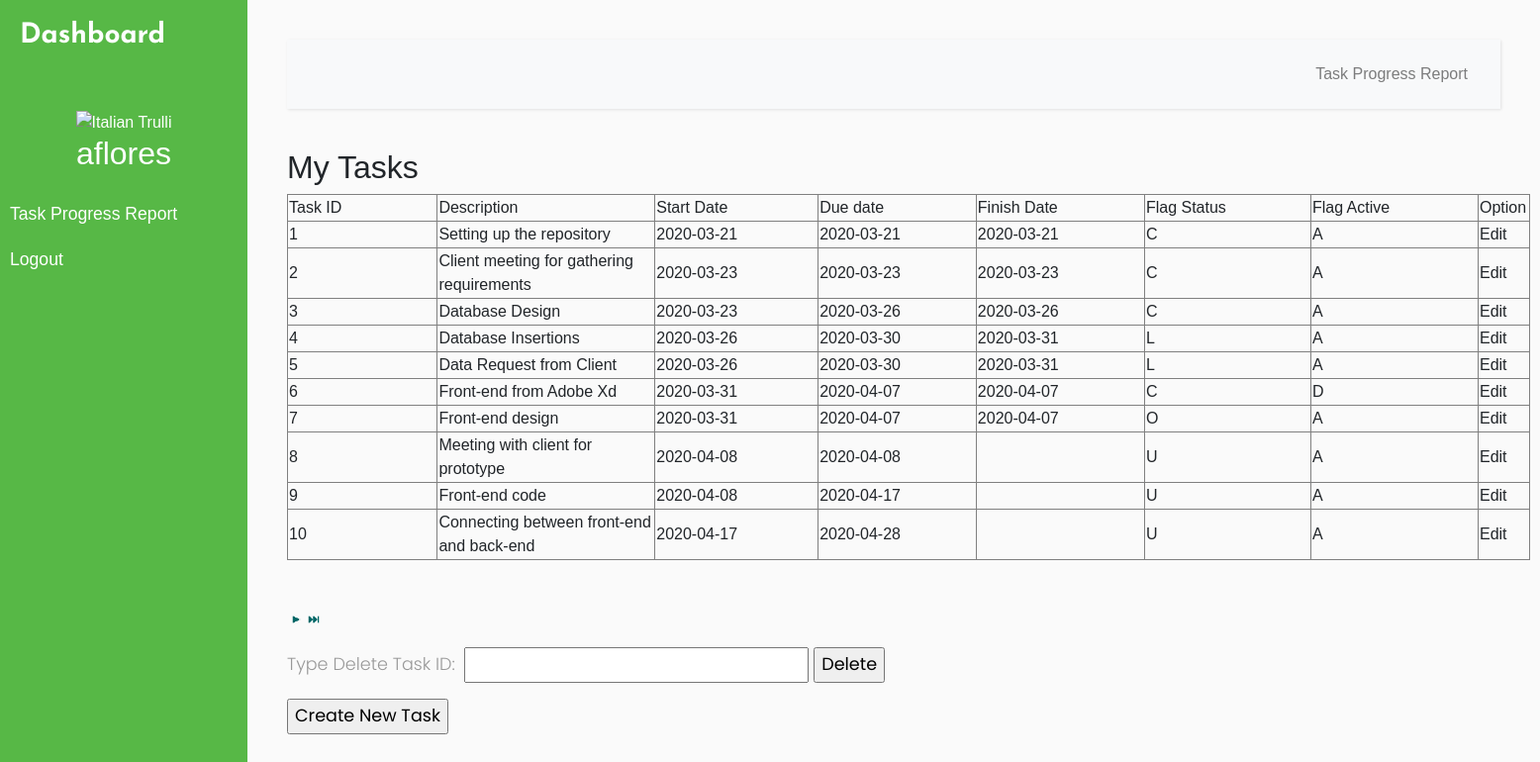
Screenshot of /task.php (signed in) with the database file from the repository.
### tables this page shows
CREATE TABLE USER_LOGIN(
	Username varchar(15) PRIMARY KEY NOT NULL,
    ClientID int(6),
    EmployeeID int(6),
    PasswordHash BINARY(20) NOT NULL,
    Salt BINARY(20) NOT NULL,
    FOREIGN KEY (ClientID) REFERENCES client(ClientID),
    FOREIGN KEY (EmployeeID) REFERENCES employee(EmployeeID)
);

CREATE TABLE MENU(
	MenuID int(6) PRIMARY KEY AUTO_INCREMENT,
    MenuName varchar(30) NOT NULL,
    url varchar(50)
);

CREATE TABLE TASK(
	TaskID int(6) PRIMARY KEY NOT NULL AUTO_INCREMENT,
    Description varchar(255),
    StartDate date,
    DueDate date,
    FinishDate date,
    FlagStatus varchar(1),
    FlagActive varchar(1)
);

### Module/Login/session.php (called while the page is built, shortened)
<?php
$user_check=$_SESSION['login_user'];
$ses_sql=mysqli_query($conn,"SELECT Username, EmployeeName FROM `USER_LOGIN` a INNER JOIN `EMPLOYEE` b ON a.EmployeeID = b.EmployeeID AND Username = '".$user_check."'");
$row = mysqli_fetch_assoc($ses_sql);
$login_session = $row['Username'];
if(!isset($login_session)){
    $ses_sql=mysqli_query($conn,"SELECT Username, ClientName FROM `USER_LOGIN` a INNER JOIN `CLIENT` b ON a.ClientID = b.ClientID AND Username = '".$user_check."'");
    $row = mysqli_fetch_assoc($ses_sql);
    $login_session = $row['Username'];
}
?>

### task.php (the view, shortened to what this page needs)
<?php require_once('Connections/remotesql.php'); ?>
<?php
$currentPage = $_SERVER["PHP_SELF"];
$maxRows_TaskRecordset = 10;
$pageNum_TaskRecordset = 0;
$startRow_TaskRecordset = $pageNum_TaskRecordset * $maxRows_TaskRecordset;
$query_TaskRecordset = "SELECT * FROM TASK";
$query_limit_TaskRecordset = sprintf("%s LIMIT %d, %d", $query_TaskRecordset, $startRow_TaskRecordset, $maxRows_TaskRecordset);
$TaskRecordset = mysql_query($query_limit_TaskRecordset, $remotesql) or die(mysql_error());
$row_TaskRecordset = mysql_fetch_assoc($TaskRecordset);
if (isset($_GET['totalRows_TaskRecordset'])) {
  $totalRows_TaskRecordset = $_GET['totalRows_TaskRecordset'];
} else {
  $all_TaskRecordset = mysql_query($query_TaskRecordset);
  $totalRows_TaskRecordset = mysql_num_rows($all_TaskRecordset);
}
$totalPages_TaskRecordset = ceil($totalRows_TaskRecordset/$maxRows_TaskRecordset)-1;
$queryString_TaskRecordset = "";
$queryString_TaskRecordset = sprintf("&totalRows_TaskRecordset=%d%s", $totalRows_TaskRecordset, $queryString_TaskRecordset);
?>
<?php include 'Source/connect.php';?>
<?php include('Module/Login/session.php'); ?>
<!DOCTYPE html>
<html>
<head>
    <link rel="stylesheet" href="https://stackpath.bootstrapcdn.com/bootstrap/4.1.0/css/bootstrap.min.css">
    <link rel="stylesheet" href="style2.css">
    <link rel="stylesheet" href="https://cdnjs.cloudflare.com/ajax/libs/malihu-custom-scrollbar-plugin/3.1.5/jquery.mCustomScrollbar.min.css">
</head>
<body>
    <div class="wrapper">
        <nav id="sidebar">
            <div class="sidebar-header">
                <h3 >Dashboard</h3>
            </div>
            <ul class="list-unstyled components">
                <div class="nav-image">
                <img src="https://avatar-management--avatars.us-west-2.prod.public.atl-paas.net/default-avatar.png" alt="Italian Trulli">
                <h2><? echo $login_session?></h2>
                </div>
                <? $sql_menu = "SELECT MENU.MenuName, MENU.url FROM MENU, ASSIGNED_MENU WHERE MENU.MenuID = ASSIGNED_MENU.MenuID AND ASSIGNED_MENU.Username = '$login_session'";
                $result_menu = $conn->query($sql_menu);
                while($row_menu = $result_menu->fetch_array()){
                ?>
                <li>
                <a href="<? echo $row_menu[1]; ?>"><div onclick="pageClick(this)"> <? echo $row_menu[0]; ?> </div></a>
                </li>
                <?
                }
                ?>
                <li>
                    <a href="#" id="menu-logout">Logout</a>
                </li>
            </ul>
        </nav>
        <div id="content">
            <nav class="navbar navbar-expand-lg navbar-light bg-light">
                <div class="container-fluid">
                    <div class="collapse navbar-collapse" id="navbarSupportedContent">
                        <ul class="nav navbar-nav ml-auto">
                            <? $sql_menu = "SELECT MENU.MenuName, MENU.url FROM MENU, ASSIGNED_MENU WHERE MENU.MenuID = ASSIGNED_MENU.MenuID AND ASSIGNED_MENU.Username = '$login_session'";
                                $result_menu = $conn->query($sql_menu);
                                while($row_menu = $result_menu->fetch_array()){
?>
                <li class="nav-item">
                <a class="nav-link" href="<? echo $row_menu[1]; ?>" ><div onclick="pageClick(this)"> <? echo $row_menu[0]; ?> </div></a>
                </li>
                  <?
                    }
                    ?>
                        </ul>
                    </div>
                </div>
            </nav>
           <div class="content" margin-top: 50px>
            <h2>My Tasks</h2>
		  <form name="form1" method="post" action="">
		    <table width="1256" border="1">
		      <tr>
		        <td width="146">Task ID</td>
		        <td width="212">Description</td>
		        <td width="159">Start Date</td>
		        <td width="154">Due date</td>
		        <td width="164">Finish Date</td>
		        <td width="162">Flag Status</td>
		        <td width="163">Flag Active</td>
		        <td width="44">Option</td>
	          </tr>
              <?php do { ?>
              <tr>
                <td><?php echo $row_TaskRecordset['TaskID']; ?></td>
                <td><?php echo $row_TaskRecordset['Description']; ?></td>
                <td><?php echo $row_TaskRecordset['StartDate']; ?></td>
                <td><?php echo $row_TaskRecordset['DueDate']; ?></td>
                <td><?php echo $row_TaskRecordset['FinishDate']; ?></td>
                <td><?php echo $row_TaskRecordset['FlagStatus']; ?></td>
                <td><?php echo $row_TaskRecordset['FlagActive']; ?></td>
                <td><a href="editTask.php?id=<?php echo $row_TaskRecordset['TaskID']; ?>">Edit</a></td>
              </tr>
                <?php } while ($row_TaskRecordset = mysql_fetch_assoc($TaskRecordset)); ?>
            </table>
		    <p>&nbsp;
            <table border="0">
              <tr>
                <td><?php if ($pageNum_TaskRecordset > 0) {  ?>
                    <?php }  ?></td>
                <td><?php if ($pageNum_TaskRecordset > 0) {  ?>
                    <?php }  ?></td>
                <td><?php if ($pageNum_TaskRecordset < $totalPages_TaskRecordset) {  ?>
                    <a href="<?php printf("%s?pageNum_TaskRecordset=%d%s", $currentPage, min($totalPages_TaskRecordset, $pageNum_TaskRecordset + 1), $queryString_TaskRecordset); ?>"><img src="Next.gif"></a>
                    <?php }  ?></td>
                <td><?php if ($pageNum_TaskRecordset < $totalPages_TaskRecordset) {  ?>
                    <a href="<?php printf("%s?pageNum_TaskRecordset=%d%s", $currentPage, $totalPages_TaskRecordset, $queryString_TaskRecordset); ?>"><img src="Last.gif"></a>
                    <?php }  ?></td>
              </tr>
            </table>
            </p>
		    <p>Type Delete Task ID:
		      <input type="text" name="deletefield" id="deletefield">
		      <input type="submit" name="button2" id="button2" value="Delete">
		    </p>
		  </form>
        <p>
         <a href="addTask.php"> <input name="button" type="submit" class="leftTiyle" id="button" value="Create New Task"></a>
        </p>
        </div>
        </div>
    </div>
</body>
</html>

### style2.css (style rules this page uses)
body { font-family: 'Ubuntu-Bold', sans-serif; background: #fafafa; }
p { font-family: 'Poppins', sans-serif; font-size: 1.1em; font-weight: 300; line-height: 1.7em; color: #999; }
a, a:hover, a:focus { color: inherit; text-decoration: none; transition: all 0.3s; }
.navbar { padding: 15px 10px; background: #fff; border: none; border-radius: 0; margin-bottom: 40px; box-shadow: 1px 1px 3px rgba(0, 0, 0, 0.1); }
.wrapper { display: flex; width: 100%; }
#sidebar { width: 250px; position: fixed; top: 0; left: 0; height: 100vh; z-index: 999; background: #57b846; color: #fff; transition: all 0.3s; }
#sidebar .sidebar-header { padding: 20px; font-family: 'JosefinSans-Bold',sans-serif; background: #57b846; }
#sidebar .nav-image { text-align: center; padding: 10px 20px; }
#sidebar ul.components { padding: 20px 0; border-bottom: 1px solid #57b846; }
#sidebar ul li a { padding: 10px; font-size: 1.1em; display: block; }
#content { width: calc(100% - 250px); padding: 40px; min-height: 100vh; transition: all 0.3s; position: absolute; top: 0; right: 0; }

### task.php (style rules this page uses)
img { max-height: 66%; max-width: 66%; margin-left: auto; margin-right: auto; }

### rows the page displays
user_login: Username "aflores"
menu: MenuName "Task Progress Report"
task: TaskID "1", Description "Setting up the repository", StartDate "2020-03-21", DueDate "2020-03-21", FinishDate "2020-03-21", FlagStatus "C", FlagActive "A"
task: TaskID "2", Description "Client meeting for gathering requirements", StartDate "2020-03-23", DueDate "2020-03-23", FinishDate "2020-03-23", FlagStatus "C", FlagActive "A"
task: TaskID "3", Description "Database Design", StartDate "2020-03-23", DueDate "2020-03-26", FinishDate "2020-03-26", FlagStatus "C", FlagActive "A"
task: TaskID "4", Description "Database Insertions", StartDate "2020-03-26", DueDate "2020-03-30", FinishDate "2020-03-31", FlagStatus "L", FlagActive "A"
task: TaskID "5", Description "Data Request from Client", StartDate "2020-03-26", DueDate "2020-03-30", FinishDate "2020-03-31", FlagStatus "L", FlagActive "A"
task: TaskID "6", Description "Front-end from Adobe Xd", StartDate "2020-03-31", DueDate "2020-04-07", FinishDate "2020-04-07", FlagStatus "C", FlagActive "D"
task: TaskID "7", Description "Front-end design", StartDate "2020-03-31", DueDate "2020-04-07", FinishDate "2020-04-07", FlagStatus "O", FlagActive "A"
task: TaskID "8", Description "Meeting with client for prototype", StartDate "2020-04-08", DueDate "2020-04-08", FlagStatus "U", FlagActive "A"
task: TaskID "9", Description "Front-end code", StartDate "2020-04-08", DueDate "2020-04-17", FlagStatus "U", FlagActive "A"
task: TaskID "10", Description "Connecting between front-end and back-end", StartDate "2020-04-17", DueDate "2020-04-28", FlagStatus "U", FlagActive "A"
